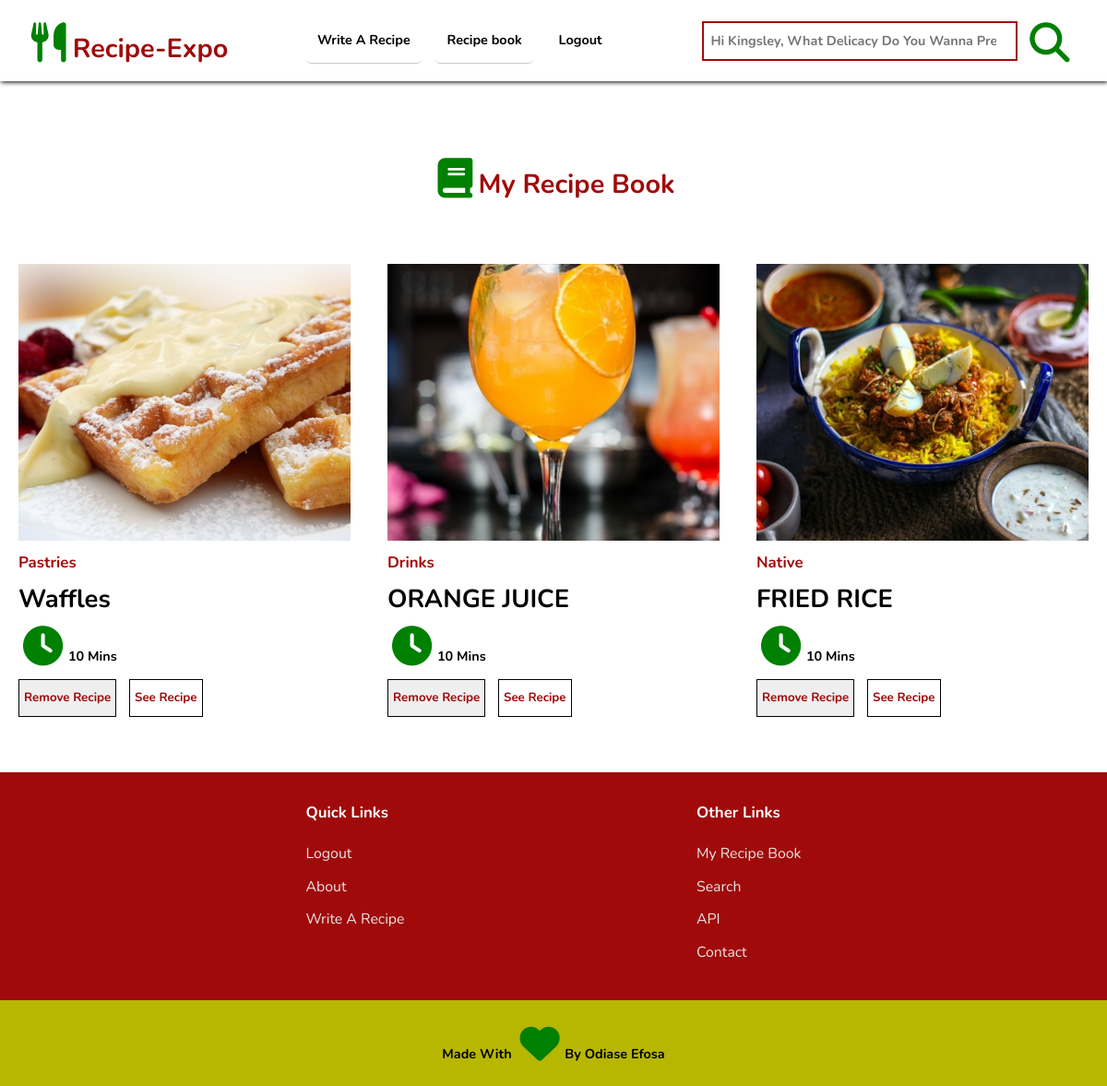
/recipes/recipe_book/ (signed in), run on the app's committed database.
### recipes/models.py (models this page shows, shortened)
class Recipe(models.Model):
    recipe_categories = (
        ('Dessert','Dessert'),
        ('Drinks','Drinks'),
        ('Healthy and Tasty', 'Healthy and Tasty'),
        ('Native', 'Native'),
        ('Pastries', 'Pastries'),
        ('Soup','Soup'),
        ('Veggies', 'Veggies'),
    )
    servings  = (
        ("1 to 3","1 to 3"),
        ("3 to 5","3 to 5"),
        ("5 to 7","5 to 7"),
        ("more Than 7", "more Than 7"),
    )
    user = models.ForeignKey(User,on_delete=models.SET_NULL, related_name = "my_recipes", null = True)
    recipe_name = models.CharField(max_length=200)
    recipe_info = models.TextField(max_length=1000, help_text="Give Some Information About This recipe", blank=True, null = True)
    recipe_image = ResizedImageField(size = [600,600],upload_to = "uploads/recipe_images", force_format = "jpeg", quality = 100)
    recipe_preparation = RichTextField()
    preparation_time = models.IntegerField(help_text="Time to prepare the ingredients, e.g 10 (for 10 minutes)")
    cooking_time = models.IntegerField(help_text="Time to cook the ingredients, e.g 10 (for 10 minutes)")
    category = models.CharField(choices=recipe_categories, max_length=20)
    serving = models.CharField(choices = servings, max_length=15)
    created = models.DateTimeField(auto_now_add=True, blank = True, null = True, editable=False)
    updated = models.DateTimeField(auto_now = True, blank = True, null = True, editable=False)
    youtube_video_url = EmbedVideoField(blank = True, null =True)
    id = models.UUIDField(default=uuid.uuid4, unique = True, primary_key=True)
    slug = models.SlugField(unique = True, max_length = 200)
    class Meta:
        ordering = ['-created']
    def get_absolute_url(self):
        return reverse('single_recipe',args = [str(self.slug),str(self.id)])

### recipes/views.py (the view)
# urls.py: path("recipe_book/", recipe_book, name = "recipe_book"),
@login_required(login_url="login")
def recipe_book(request):
    recipe_book,created = RecipeBook.objects.get_or_create(user = request.user)
    book_recipes = recipe_book.recipes.all()
    api_recipes = recipe_book.api_recipes.all()
    context = {
        'recipe_book': recipe_book,
        'book_recipes': book_recipes,
        'api_recipes':api_recipes
    }
    return render(request, "recipes/recipe-book.html", context)

### recipes/templates/recipes/recipe-book.html (shortened to what this page needs)
{%extends 'home.html' %}
{% load static %}
    {%block styles%}
    <link rel="stylesheet" href="{% static 'styles/recipe-book.css'%}">
    {%endblock styles%}
    {%block content%}
    <main class="recipe-book-main">
        <br><br>
        <div class="recipe-book">
            <h1><i class="fa fa-book"></i>My Recipe Book</h1>
        </div>
        <div class="recipes-wrapper recipe-book-wrapper">
            {% if book_recipes %}
                {%for recipe in book_recipes%}
                    <div class="recipe">
                        <div class="recipe-img">
                            <img src="{{recipe.recipe_image.url}}" alt="">
                        </div>
                        <div class="recipe-info">
                            <h3>{{recipe.category}}</h3>
                            <h2>{{recipe.recipe_name}}</h2>
                            <h4><i class="fa fa-clock"></i> 10 Mins</h4>
                            <form action="" class="remove-form">
                                <button class="remove-btn" type="submit" >Remove Recipe</button>
                                <button class="remove-btn special-btn" type="submit" style="margin-left: 10px;" > <a href=" {{recipe.get_absolute_url}} ">See Recipe</a> </button>
                            </form>
                        </div>
                    </div>
                {%endfor%}
            {%else%}
            <p></p>
            <h3 style="text-align: center; display: inline-block;">You Have Saved No Recipe in Your Book</h3>
            <p></p>
            {%endif%}
        </div>
    </main>
    {%endblock content%}

### templates/home.html (shortened to what this page needs)
{%load static%}
<!DOCTYPE html>
<html lang="en">
<head>
    <link rel="stylesheet" href="{% static 'styles/general.css'%}">
    {%block styles%}{%endblock styles%}
</head>
<body>
    <header>
        <h1><a href=" {% url 'home' %} "><i class="fa fa-utensils"></i>Recipe-Expo</a></h1>
        <nav class="navbar">
            <a href=" {% url 'create_recipe' %} ">Write A Recipe</a>
            <a href=" {% url 'recipe_book' %} ">Recipe book</a>
            {%if user.is_authenticated%}
            <a href=" {% url 'logout'%} ">Logout</a>
            {%else%}
            <a href=" {% url 'sign_up'%} ">Sign Up</a>
            <a href=" {% url 'login' %} ">Login</a>
            {%endif%}
        </nav>
            <form action=" {% url 'search_recipe' %} " method="post" class="search-bar">
                {%if user.is_authenticated%}
                <input type="search" name="search_input" placeholder="Hi {{user.username}}, What Delicacy Do You Wanna prepare?... ">
                {%else%}
                <input type="search" name="search_input" placeholder="What Delicacy Do You Wanna prepare?... ">
                {%endif%}
                <button type="submit">
                    <i class="fa fa-search"></i></button>
            </form>
    </header>
    {%block content%}{%endblock content%}
    <footer>
        <div class="footer-inner-wrapper">
            <div class="footer-category">
                <h3>Quick Links</h3>
                <ul>
                    {% if user.is_authenticated == False %}
                    <li><a href=" {% url 'sign_up' %} ">Sign Up</a></li>
                    <li><a href=" {% url 'login' %} ">Login</a></li>
                    {%else%}
                    <li><a href=" {% url 'logout' %} ">Logout</a></li>
                    {% endif %}
                    <li><a href="">About</a></li>
                    <li><a href=" {% url 'create_recipe' %} ">Write A Recipe</a></li>
                </ul>
            </div>
            <div class="footer-category">
                <h3>Other Links</h3>
                <ul>
                    {% if user.is_authenticated %}
                    <li><a href=" {% url 'recipe_book' %} ">My Recipe Book</a></li>
                    {% endif %}
                    <li><a href=" {% url 'search_recipe' %} ">Search</a></li>
                    <li><a href=" {% url 'api' %} ">API</a></li>
                    <li><a href="">Contact</a></li>
                </ul>
            </div>
        </div>
    </footer>
    <div class="made-with-love">
        <h4>Made With <i class="fa fa-heart"></i> By Odiase Efosa</h4>
    </div>
</body>
</html>

### static/styles/general.css (style rules this page uses)
input[type='search']::placeholder { text-transform: capitalize; }
* { margin: 0; padding: 0; -webkit-box-sizing: border-box; box-sizing: border-box; outline: none; text-decoration: none; list-style: none; font-family: 'Nunito', sans-serif; scroll-padding-top: 80px; scroll-behavior: smooth; line-height: 2rem; }
html { font-size: 80%; }
.special-btn { background-color: white; }
.special-btn a { color: #a00a0a; -webkit-transition: .4s; transition: .4s; width: 100%; height: 100%; display: block; }
header { background-color: white; position: relative; top: 0; left: 0; right: 0; display: -webkit-box; display: -ms-flexbox; display: flex; -webkit-box-pack: justify; -ms-flex-pack: justify; justify-content: space-between; -webkit-box-align: center; -ms-flex-align: center; align-items: center; padding: 1.2em .8em; -webkit-box-shadow: 1px 1px 5px black; box-shadow: 1px 1px 5px black; z-index: 999; }
header h1 a { color: #a00a0a; }
.navbar { position: absolute; top: -100vh; -webkit-transition: .5s; transition: .5s; z-index: 2; background-color: #a00a0a; color: white; }
.navbar a { padding: 10px 12px; font-weight: bold; -webkit-transition: .4s; transition: .4s; color: white; display: block; border-bottom: 1px solid #c8c8c8; }
.navbar a:last-child { border-bottom: none; }
.search-bar { -ms-flex-preferred-size: 35%; flex-basis: 35%; margin-right: 10px; display: -webkit-box; display: -ms-flexbox; display: flex; -webkit-box-align: center; -ms-flex-align: center; align-items: center; -webkit-box-pack: center; -ms-flex-pack: center; justify-content: center; width: 100%; height: 100%; text-align: center; }
.search-bar input { padding: 5px 7px; border: 2px solid #a00a0a; border-radius: 10epx; width: 100%; font-weight: bolder; font-size: 1rem; }
.search-bar button { border: none; background: none; font-size: 1.5rem; margin-left: 8px; -webkit-transition: .4s; transition: .4s; cursor: pointer; }
@media (min-width: 700px) { header { padding: 1.3em 2em; } }
@media (min-width: 800px) { .navbar { position: initial; top: auto; text-align: center; background-color: white; } }
@media (min-width: 800px) { .navbar a { display: inline-block; color: black; margin-right: 12px; border-radius: 5px; } }
footer { width: 100%; background: #a00a0a; color: white; padding: 30px 15px; margin-top: 30px; }
footer .footer-inner-wrapper { display: -webkit-box; display: -ms-flexbox; display: flex; -webkit-box-pack: space-evenly; -ms-flex-pack: space-evenly; justify-content: space-evenly; }
footer .footer-inner-wrapper h3 { margin-bottom: 15px; }
footer li { margin: 7px 0; }
footer a { color: #e6e6e6; font-size: 1.1rem; -webkit-transition: .4s; transition: .4s; }
.made-with-love { width: 100%; padding: 20px; text-align: center; color: white; background: black; background: #b7b701; color: black; }
.fa { font-size: 3rem; width: 50px; height: 50px; position: relative; color: green; padding: 5px; }
@media (min-width: 700px) { html { font-size: 90%; } }

### data on the page
Recipe: recipe_image (picture), category "Pastries", recipe_name "Waffles"
Recipe: recipe_image (picture), category "Drinks", recipe_name "ORANGE JUICE"
Recipe: recipe_image (picture), category "Native", recipe_name "FRIED RICE"
